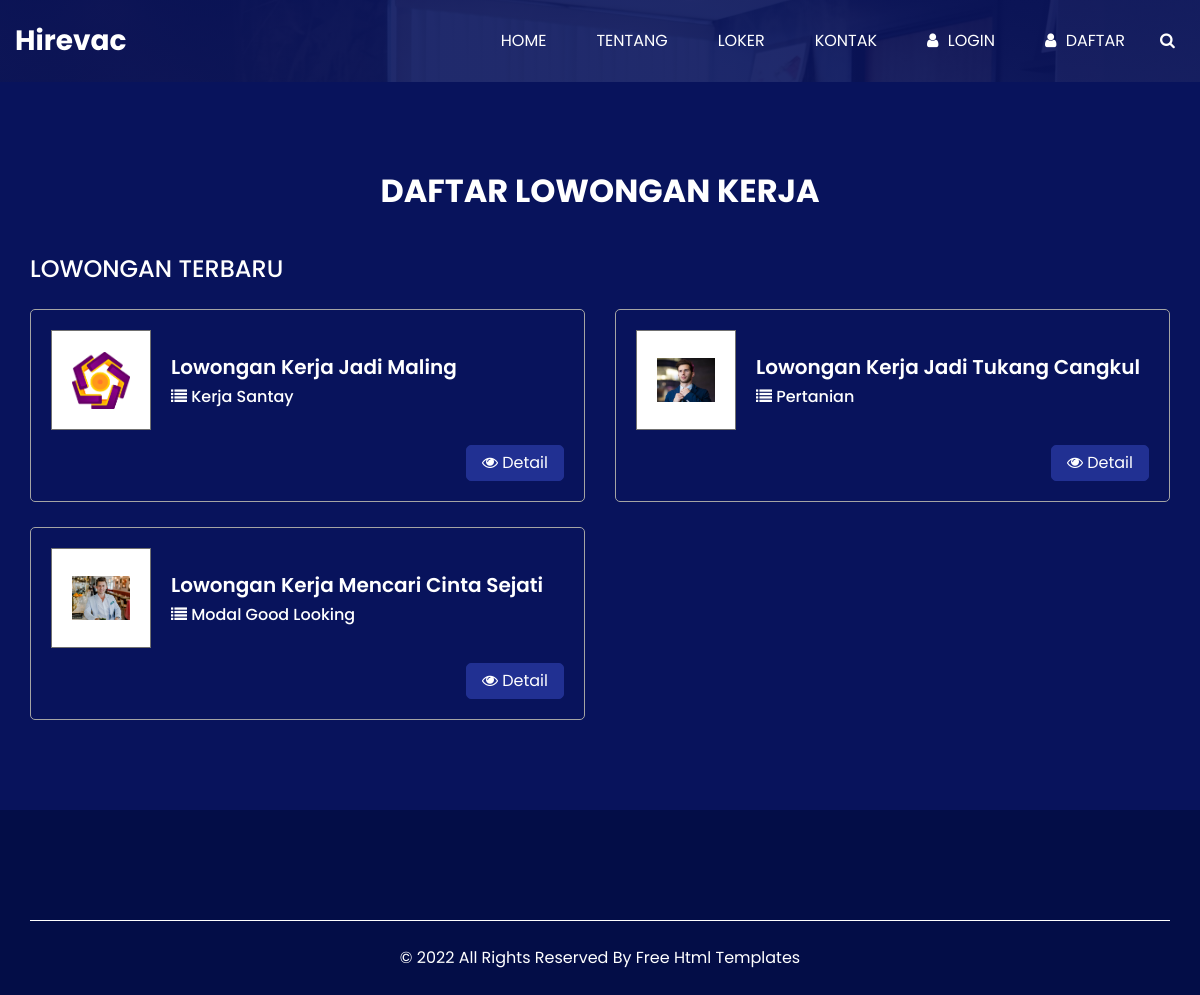
/Home/loker/index.php, run on the app's committed database.
### tables this page shows
CREATE TABLE IF NOT EXISTS `kerjaan` (
  `id_kerjaan` int(11) NOT NULL AUTO_INCREMENT,
  `id_kategori` int(11) DEFAULT NULL,
  `nama_kerjaan` varchar(200) DEFAULT NULL,
  `deskripsi` text DEFAULT NULL,
  `foto` varchar(50) DEFAULT NULL,
  PRIMARY KEY (`id_kerjaan`) USING BTREE,
  KEY `id_kategori` (`id_kategori`)
);

CREATE TABLE IF NOT EXISTS `kategori_kerjaan` (
  `id_kategori` int(11) NOT NULL AUTO_INCREMENT,
  `kategori` varchar(100) NOT NULL,
  PRIMARY KEY (`id_kategori`)
);

### Home/komponen/data.php (called while the page is built, shortened)
<?php
$kerjaan = "SELECT * FROM kerjaan join kategori_kerjaan on kerjaan.id_kategori = kategori_kerjaan.id_kategori";
$query_kerjaan = mysqli_query($koneksi,$kerjaan);
?>

### Config/folder.php (called while the page is built)
<?php
$folder_web = '/Project-KP/Hire-karyawan/';
?>

### Config/route.php (called while the page is built, shortened)
<?php
function base_url(){
    include 'folder.php';
    return sprintf(
      "%s://%s%s",
      isset($_SERVER['HTTPS']) && $_SERVER['HTTPS'] != 'off' ? 'https' : 'http',
      $_SERVER['SERVER_NAME'],
      $folder_web
    );
  }
function home(){
    return base_url()."Home/";
}
function folder_upload(){
    return base_url().'Admin/upload/';
}
?>

### Home/loker/index.php (the view, shortened to what this page needs)
<?php
include '../komponen/header-sub.php';
include '../komponen/navbar.php';
?>
</div>
  <section class="job_section layout_padding">
    <div class="container">
      <div class="heading_container heading_center">
        <h2>
          Daftar Lowongan Kerja
        </h2>
      </div>
      <div class="job_container">
        <h4 class="job_heading">
          Lowongan Terbaru
        </h4>
        <div class="row">
            <?php foreach ($query_kerjaan as $data_kerjaan) { ?>
          <div class="col-lg-6">
            <div class="box">
              <div class="job_content-box">
                <div class="img-box">
                  <img src="<?= folder_upload().$data_kerjaan['foto']?>" alt="">
                </div>
                <div class="detail-box">
                  <h5>
                    <?= $data_kerjaan['nama_kerjaan']?>
                  </h5>
                  <div class="detail-info">
                    <h6>
                      <a href="<?= home()?>kategori/?kat=<?= $data_kerjaan['id_kategori']?>" class="" style="color :white">
                      <i class="fa fa-list" aria-hidden="true"> </i>
                      <span>
                        <?= $data_kerjaan['kategori']?>
                      </span>
                      </a>
                    </h6>
                  </div>
                </div>
              </div>
              <div class="option-box">
                <a href="<?= home()?>detail/?loker=<?= $data_kerjaan['id_kerjaan']?>" class="apply-btn">
                    <i class="fa fa-eye"></i>
                  Detail
                </a>
              </div>
            </div>
          </div>
            <?php } ?>
        </div>
      </div>
    </div>
  </section>
  <section class="info_section ">
  </section>
  <?php include '../komponen/footer.php'; ?>

### Assets/Home/css/style.css (style rules this page uses)
body { font-family: 'Poppins', sans-serif; color: #0c0c0c; background-color: #ffffff; overflow-x: hidden; }
.layout_padding { padding: 90px 0; }
.heading_container { display: -webkit-box; display: -moz-box; display: -ms-flexbox; display: flex; -webkit-box-orient: vertical; -webkit-box-direction: normal; -moz-box-orient: vertical; -moz-box-direction: normal; -ms-flex-direction: column; flex-direction: column; -webkit-box-align: start; -moz-box-align: start; -ms-flex-align: start; align-items: flex-start; }
.heading_container h2 { position: relative; text-transform: uppercase; font-weight: bold; margin-bottom: 0; }
.heading_container.heading_center { -webkit-box-align: center; -moz-box-align: center; -ms-flex-align: center; align-items: center; text-align: center; }
a, a:hover, a:focus { text-decoration: none; }
.job_section { background-color: #08135c; color: #ffffff; }
.job_section .heading_container { margin-bottom: 15px; }
.job_section .job_container { margin-top: 45px; }
.job_section .job_heading { margin-bottom: 0; text-transform: uppercase; }
.job_section .box { display: -webkit-box; display: -moz-box; display: -ms-flexbox; display: flex; -webkit-box-orient: vertical; -webkit-box-direction: normal; -moz-box-orient: vertical; -moz-box-direction: normal; -ms-flex-direction: column; flex-direction: column; padding: 20px; border: 1px solid #a4a4a4; margin-top: 25px; -webkit-transition: all .3s; -o-transition: all .3s; -moz-transition: all .3s; transition: all .3s; border-radius: 5px; }
.job_section .box .job_content-box { display: -webkit-box; display: -moz-box; display: -ms-flexbox; display: flex; -webkit-box-align: center; -moz-box-align: center; -ms-flex-align: center; align-items: center; }
.job_section .box .img-box { width: 100px; height: 100px; display: -webkit-box; display: -moz-box; display: -ms-flexbox; display: flex; -webkit-box-pack: center; -moz-box-pack: center; -ms-flex-pack: center; justify-content: center; -webkit-box-align: center; -moz-box-align: center; -ms-flex-align: center; align-items: center; padding: 20px; margin-right: 20px; border: 1px solid #717171; background-color: #ffffff; }
.job_section .box .img-box img { width: 100%; }
.job_section .box .detail-box h5 { font-weight: 600; }
.job_section .box .detail-box .detail-info { display: -webkit-box; display: -moz-box; display: -ms-flexbox; display: flex; }
.job_section .box .detail-box .detail-info h6 { margin: 0; margin-right: 15px; }
.job_section .box .option-box { display: -webkit-box; display: -moz-box; display: -ms-flexbox; display: flex; margin-left: auto; }
.job_section .box .option-box .apply-btn { display: inline-block; padding: 5px 15px; background-color: #213092; color: #ffffff; border-radius: 5px; -webkit-transition: all .3s; -o-transition: all .3s; -moz-transition: all .3s; transition: all .3s; border: 1px solid #213092; outline: none; }
.info_section { background-color: #030d47; color: #ffffff; padding: 65px 0 45px 0; }

### Assets/Home/css/responsive.css (style rules this page uses)
@media (max-width: 1200px) { .job_section .box .option-box { display: -webkit-box; display: -ms-flexbox; display: flex; margin-left: auto; margin-top: 15px; } }

### data on the page
kerjaan: foto (picture), nama_kerjaan "Lowongan Kerja Jadi Maling", id_kategori.kategori "Kerja Santay"
kerjaan: foto (picture), nama_kerjaan "Lowongan Kerja Jadi Tukang Cangkul", id_kategori.kategori "Pertanian"
kerjaan: foto (picture), nama_kerjaan "Lowongan Kerja Mencari Cinta Sejati", id_kategori.kategori "Modal Good Looking"
